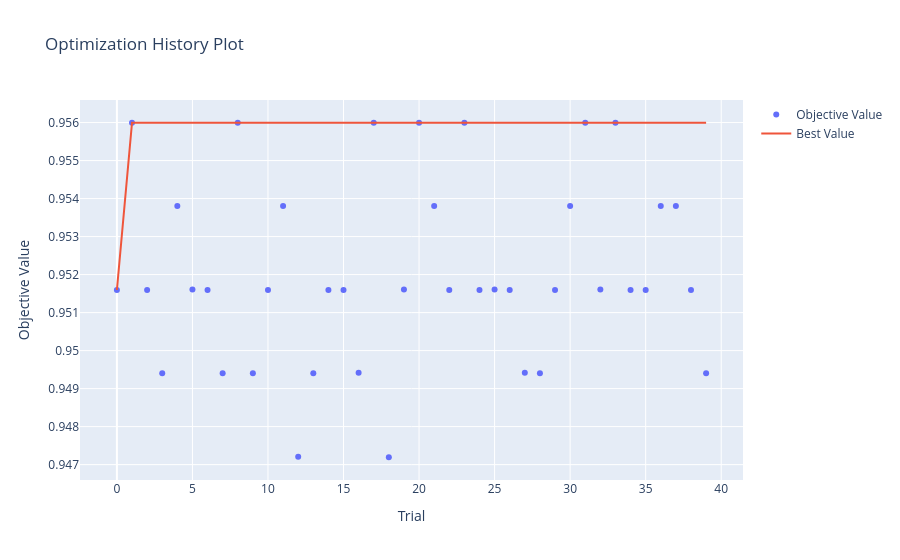

The notebook cell this image was saved under:
### Code cell
plot_optimization_history(study_rf)

### Figure 1 — Plotly figure (JSON) as saved in the notebook; plotly's stock layout.template omitted (floating-point values rounded to 4 significant figures)
{"data": [{"mode": "markers", "name": "Objective Value", "type": "scatter", "x": [0, 1, 2, 3, 4, 5, 6, 7, 8, 9, 10, 11, 12, 13, 14, 15, 16, 17, 18, 19, 20, 21, 22, 23, 24, 25, 26, 27, 28, 29, 30, 31, 32, 33, 34, 35, 36, 37, 38, 39], "y": [0.9516, 0.956, 0.9516, 0.9494, 0.9538, 0.9516, 0.9516, 0.9494, 0.956, 0.9494, 0.9516, 0.9538, 0.9472, 0.9494, 0.9516, 0.9516, 0.9494, 0.956, 0.9472, 0.9516, 0.956, 0.9538, 0.9516, 0.956, 0.9516, 0.9516, 0.9516, 0.9494, 0.9494, 0.9516, 0.9538, 0.956, 0.9516, 0.956, 0.9516, 0.9516, 0.9538, 0.9538, 0.9516, 0.9494]}, {"mode": "lines", "name": "Best Value", "type": "scatter", "x": [0, 1, 2, 3, 4, 5, 6, 7, 8, 9, 10, 11, 12, 13, 14, 15, 16, 17, 18, 19, 20, 21, 22, 23, 24, 25, 26, 27, 28, 29, 30, 31, 32, 33, 34, 35, 36, 37, 38, 39], "y": [0.9516, 0.956, 0.956, 0.956, 0.956, 0.956, 0.956, 0.956, 0.956, 0.956, 0.956, 0.956, 0.956, 0.956, 0.956, 0.956, 0.956, 0.956, 0.956, 0.956, 0.956, 0.956, 0.956, 0.956, 0.956, 0.956, 0.956, 0.956, 0.956, 0.956, 0.956, 0.956, 0.956, 0.956, 0.956, 0.956, 0.956, 0.956, 0.956, 0.956]}, {"marker": {"color": "#cccccc"}, "mode": "markers", "name": "Infeasible Trial", "showlegend": false, "type": "scatter", "x": [], "y": []}], "layout": {"title": {"text": "Optimization History Plot"}, "xaxis": {"title": {"text": "Trial"}}, "yaxis": {"title": {"text": "Objective Value"}}}}
